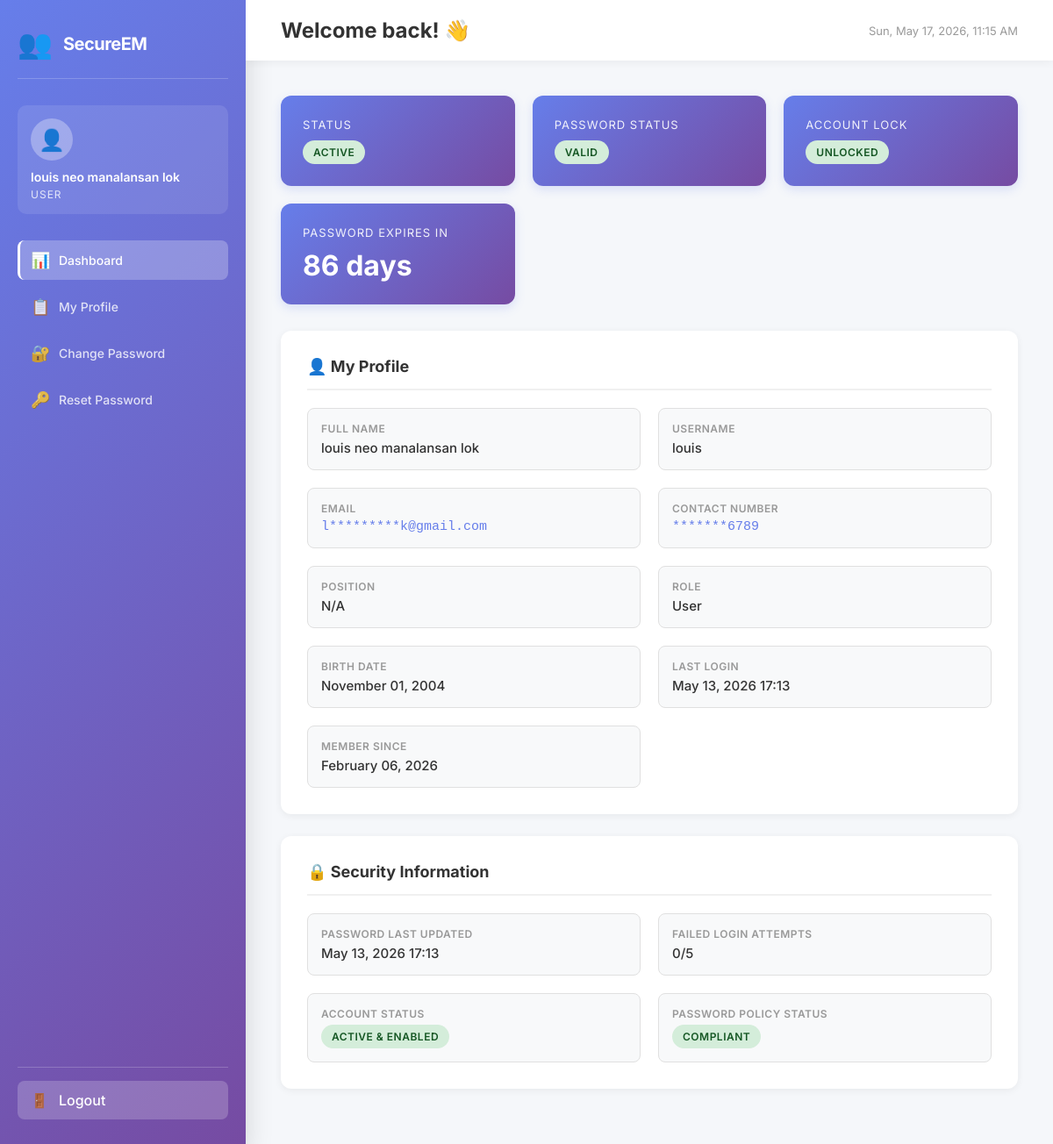
The app's page /dashboard/ (signed in), older data.
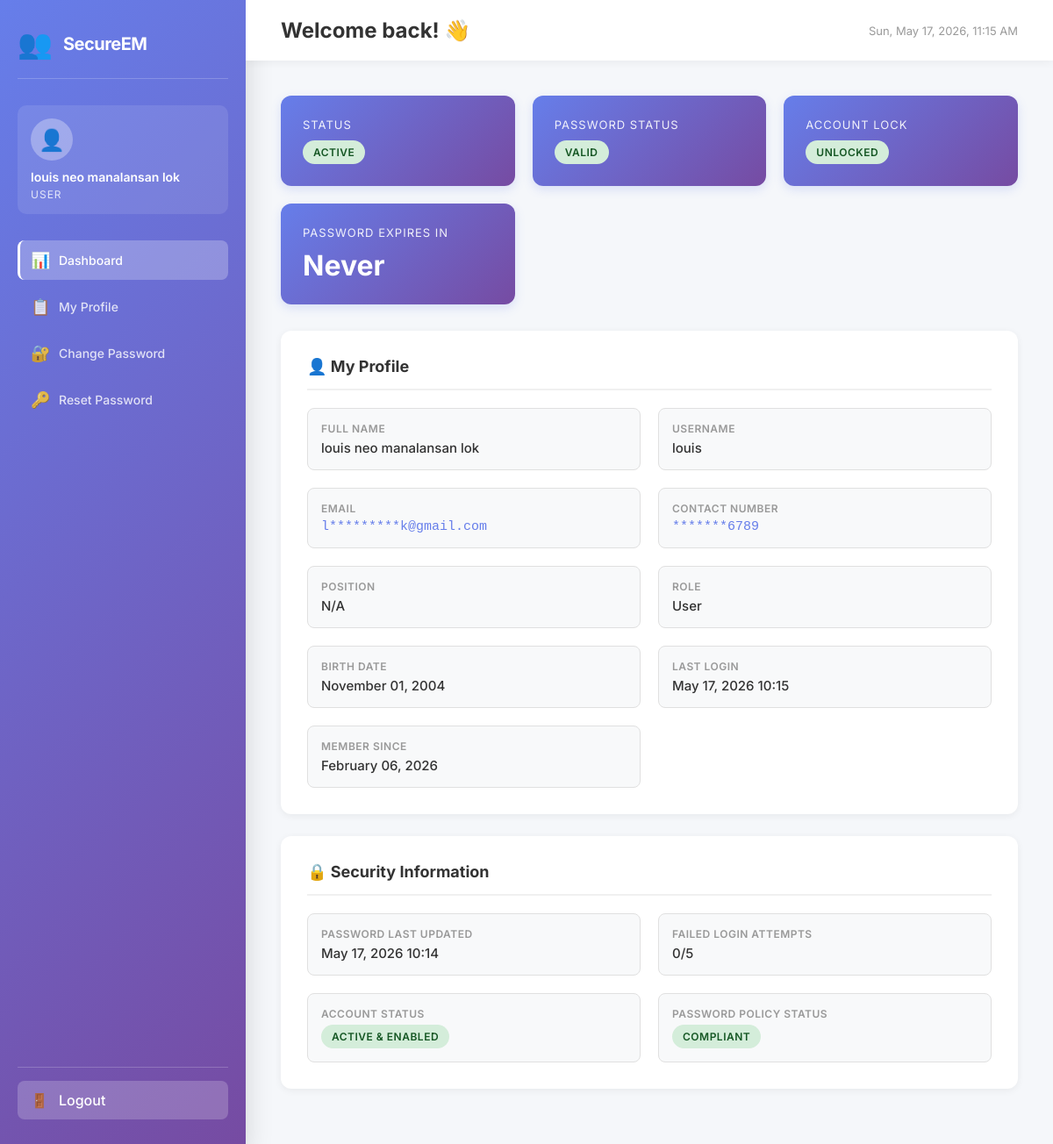
The same page, newer data.
### user_management/models.py (models this page shows, shortened)
class Employee(models.Model):
    ROLE_CHOICES = [
        ('user', 'User'),
        ('admin', 'Admin'),
        ('global_admin', 'Global Admin'),
    ]
    first_name = models.CharField(max_length=25)
    middle_name = models.CharField(max_length=25, blank=True, null=True)
    last_name = models.CharField(max_length=25)
    suffix = models.CharField(max_length=5, blank=True, null=True)
    birthdate = models.DateField(blank=True, null=True)
    address = models.CharField(max_length=100, blank=True, null=True)
    contact_number = models.CharField(max_length=20, blank=True, null=True)
    email = models.EmailField(max_length=50, unique=True)
    username = models.CharField(max_length=20, unique=True)
    password = models.CharField(max_length=255)  # Increased for hashed passwords
    position = models.CharField(max_length=25, blank=True, null=True)
    role = models.CharField(max_length=20, choices=ROLE_CHOICES, default='user')
    last_login = models.DateTimeField(null=True, blank=True)
    last_password_update = models.DateTimeField(default=timezone.now)
    password_expiry_days = models.IntegerField(default=90)
    failed_login_attempts = models.IntegerField(default=0)
    account_locked = models.BooleanField(default=False)
    locked_until = models.DateTimeField(null=True, blank=True)
    is_active = models.BooleanField(default=True)
    created_at = models.DateTimeField(auto_now_add=True)
    updated_at = models.DateTimeField(auto_now=True)
    class Meta:
        ordering = ['-created_at']
        verbose_name = "Employee"
        verbose_name_plural = "Employees"
    def get_full_name(self):
        parts = [self.first_name]
        if self.middle_name:
            parts.append(self.middle_name)
        parts.append(self.last_name)
        if self.suffix:
            parts.append(self.suffix)
        return ' '.join(parts)
    def is_password_expired(self):
        if self.last_password_update and self.password_expiry_days > 0:
            expiry_date = self.last_password_update + timedelta(days=self.password_expiry_days)
            return timezone.now() > expiry_date
        return False
    def is_locked(self):
        return self.account_locked
    def days_until_password_expires(self):
        if self.last_password_update and self.password_expiry_days > 0:
            expiry_date = self.last_password_update + timedelta(days=self.password_expiry_days)
            days_left = (expiry_date - timezone.now()).days
            return max(0, days_left)
        return None

### user_management/views.py (the view)
# urls.py: path('dashboard/', views.user_dashboard, name='user_dashboard'),
def user_dashboard(request):
    if 'employee_id' not in request.session:
        return redirect('login')
    employee = get_object_or_404(Employee, id=request.session['employee_id'])
    employee.masked_email = mask_email(employee.email)
    employee.masked_contact = mask_phone(employee.contact_number)
    context = {
        'employee': employee,
    }
    return render(request, 'user_dashboard.html', context)

### user_management/utils.py (called while the page is built)
def mask_email(email: str) -> str:
    if not email or '@' not in email:
        return ''
    local, domain = email.split('@', 1)
    if len(local) <= 2:
        masked_local = local[0] + '*'*(len(local)-1)
    else:
        masked_local = local[0] + '*'*(len(local)-2) + local[-1]
    return f"{masked_local}@{domain}"

def mask_phone(phone: str) -> str:
    if not phone:
        return ''
    digits = ''.join([c for c in phone if c.isdigit()])
    if len(digits) <= 4:
        return '*' * len(digits)
    return '*'*(len(digits)-4) + digits[-4:]

### user_management/templates/user_dashboard.html (shortened to what the changed rows need)
{% load static %}
<!DOCTYPE html>
<html lang="en">
<head>
</head>
<body>
    <div class="dashboard-container">
        <div class="sidebar">
            <div class="user-info">
                <div class="user-avatar">👤</div>
                <div class="user-name">{{ employee.get_full_name }}</div>
                <div class="user-role">{{ employee.get_role_display }}</div>
            </div>
        </div>
        <div class="main-content">
            <div class="content-area">
                <div class="stats-grid">
                    <div class="stat-card">
                        <div class="stat-label">Password Expires In</div>
                        <div class="stat-value">
                            {% if employee.days_until_password_expires %}
                                {{ employee.days_until_password_expires }} days
                            {% else %}
                                Never
                            {% endif %}
                        </div>
                    </div>
                </div>
                <div class="card">
                    <div class="profile-grid">
                        <div class="profile-item">
                            <div class="profile-label">Full Name</div>
                            <div class="profile-value">{{ employee.get_full_name }}</div>
                        </div>
                        <div class="profile-item">
                            <div class="profile-label">Username</div>
                            <div class="profile-value">{{ employee.username }}</div>
                        </div>
                        <div class="profile-item">
                            <div class="profile-label">Email</div>
                            <div class="profile-value masked">{{ employee.masked_email }}</div>
                        </div>
                        <div class="profile-item">
                            <div class="profile-label">Contact Number</div>
                            <div class="profile-value masked">{{ employee.masked_contact|default:"N/A" }}</div>
                        </div>
                        <div class="profile-item">
                            <div class="profile-label">Position</div>
                            <div class="profile-value">{{ employee.position|default:"N/A" }}</div>
                        </div>
                        <div class="profile-item">
                            <div class="profile-label">Role</div>
                            <div class="profile-value">{{ employee.get_role_display }}</div>
                        </div>
                        <div class="profile-item">
                            <div class="profile-label">Birth Date</div>
                            <div class="profile-value">{{ employee.birthdate|date:"F d, Y"|default:"N/A" }}</div>
                        </div>
                        <div class="profile-item">
                            <div class="profile-label">Last Login</div>
                            <div class="profile-value">
                                {% if employee.last_login %}
                                    {{ employee.last_login|date:"F d, Y H:i" }}
                                {% else %}
                                    <span style="color: #999;">Never</span>
                                {% endif %}
                            </div>
                        </div>
                        <div class="profile-item">
                            <div class="profile-label">Member Since</div>
                            <div class="profile-value">{{ employee.created_at|date:"F d, Y" }}</div>
                        </div>
                    </div>
                </div>
                <div class="card">
                    <div class="profile-grid">
                        <div class="profile-item">
                            <div class="profile-label">Password Last Updated</div>
                            <div class="profile-value">{{ employee.last_password_update|date:"F d, Y H:i" }}</div>
                        </div>
                        <div class="profile-item">
                            <div class="profile-label">Failed Login Attempts</div>
                            <div class="profile-value">{{ employee.failed_login_attempts }}/5</div>
                        </div>
                    </div>
                </div>
            </div>
        </div>
    </div>
</body>
</html>

Row changes from the older to the newer data that the page shows:
changed Employee "louis neo manalansan lok": last_login "May 13, 2026 17:13" → "May 17, 2026 10:15"; last_password_update "May 13, 2026 17:13" → "May 17, 2026 10:14"; days_until_password_expires "86" → (not shown)
Text that changed along with them:
text no longer shown: "days"
text now shown: "Never"
